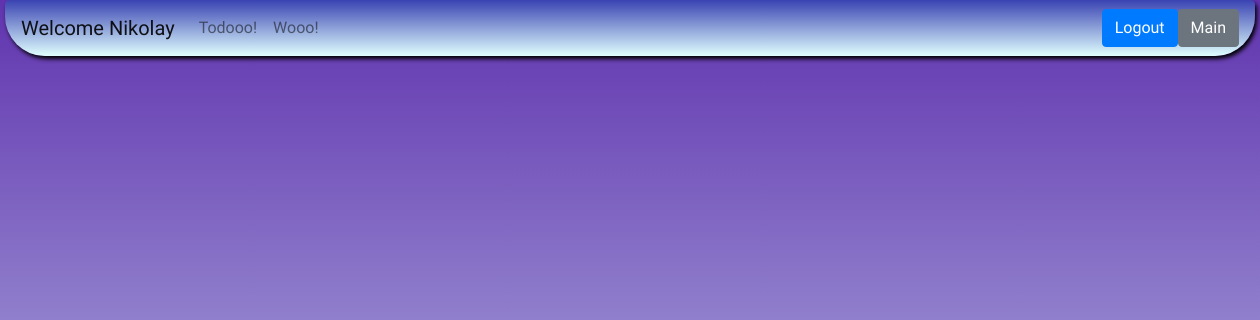
Before: /todos/curtodo (signed in) with the older database file.
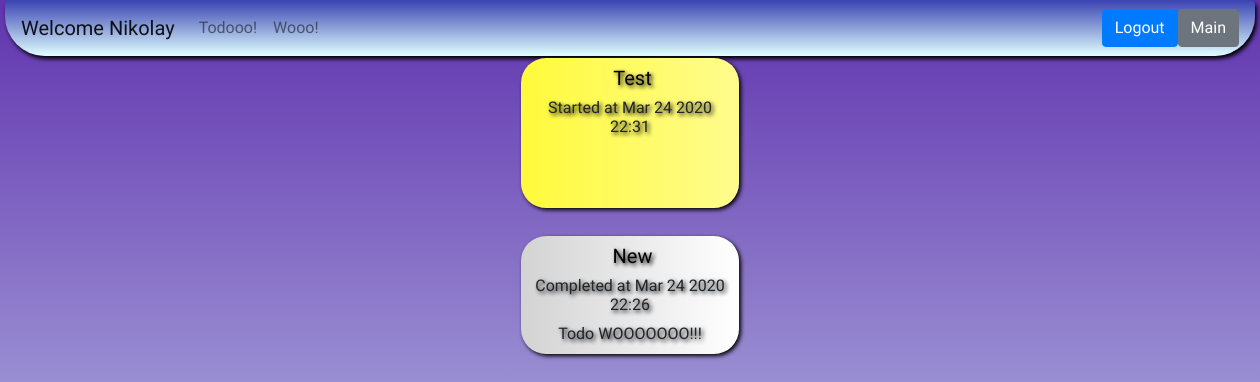
After: the same page with the newer database file.
### todos/models.py (models this page shows, shortened)
class Todo(models.Model):
    title = models.CharField(max_length=100)
    memo = models.TextField(blank=True,max_length=5000)
    created = models.DateTimeField(auto_now_add=True)
    completed = models.DateTimeField(null=True,blank=True)
    completion = models.BooleanField(default=False)
    importance = models.BooleanField(default=False,name='Important')
    user = models.ForeignKey(User, on_delete = models.CASCADE)

### todos/views.py (the view)
# urls.py: path('curtodo',views.curtodo, name = 'curtodo'),
@login_required
def curtodo(request):
    todos = Todo.objects.filter(user = request.user, completed__isnull=True).order_by('-created')
    ctodos = Todo.objects.filter(user = request.user, completed__isnull=False).order_by('-completed')
    return render(request,"todos/curtodo.html",{'todos':todos,'ctodos':ctodos})

### todos/templates/todos/curtodo.html (shortened to what this page needs)
{% extends 'todos/base.html' %}
 {% block content %}
{% load static %}
<section class="todos">
{% for todo in todos %}
  {% if todo.Important %}
    <article  class="important" id = "{{ todo.id }}" onmouseout="out1('{{ todo.id }}')" onmouseover="in1('{{ todo.id }}')"  onclick="location.href='{% url 'todos:viewtodo' todo.id %}';" style="cursor: pointer;">
        {% if todo.Important %} <b> {% endif %}
        <a id="todos_title_link"  href="{% url 'todos:viewtodo' todo.id %}"> <h5 class='titles'> {{ todo.title }} </h5>
          {% if todo.Important %} </b> {% endif %}
        <h6>Started at {{ todo.created|date:'M j Y H:i' }}</h6>
    </article>
    {% endif %}
{% endfor %}
</section>
<br>
<section class="ctodos">
{% for todo in ctodos %}
    <article id = '{{ todo.id }}'  onmouseout="out1('{{ todo.id }}')" onmouseover="in1('{{ todo.id }}')" onclick="location.href='{% url 'todos:viewtodo' todo.id %}';" style="cursor: pointer;">
        <a id="todos_title_link"  href="{% url 'todos:viewtodo' todo.id %}">
           <h5>{{ todo.title }}</h5>
        </a>
        <h6>Completed at {{ todo.completed|date:'M j Y H:i' }}</h6>
        {% if todo.memo %}
          <span class="less" id = "{{ todo.id }}">{{ todo.memo|striptags|truncatechars:30 }}</span>
        {% endif %}
    </article>
{% endfor %}
</section>
 {% endblock %}

Changed rows visible on the page:
added Todo: title "Test", created "Mar 24 2020 22:31"
added Todo: title "New", completed "Mar 24 2020 22:26", memo "Todo WOOOOOOO!!!"
